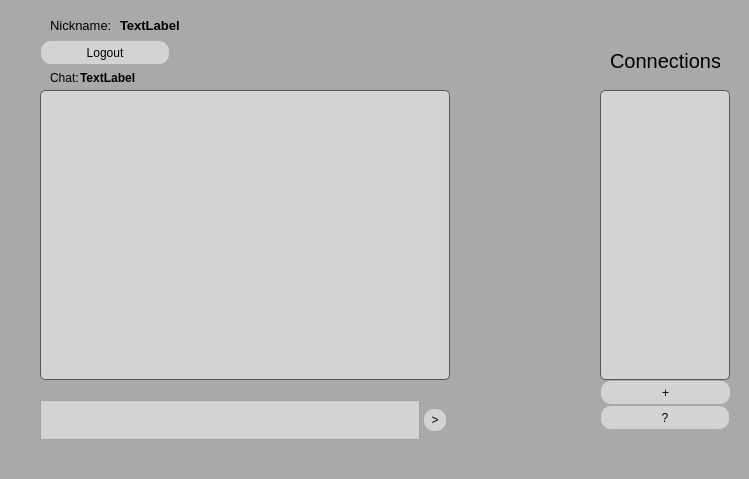
<?xml version="1.0" encoding="UTF-8"?>
<ui version="4.0">
 <class>MainWindow</class>
 <widget class="QMainWindow" name="MainWindow">
  <property name="geometry">
   <rect>
    <x>0</x>
    <y>0</y>
    <width>749</width>
    <height>479</height>
   </rect>
  </property>
  <property name="minimumSize">
   <size>
    <width>749</width>
    <height>479</height>
   </size>
  </property>
  <property name="maximumSize">
   <size>
    <width>749</width>
    <height>479</height>
   </size>
  </property>
  <property name="windowTitle">
   <string>Communicator</string>
  </property>
  <property name="styleSheet">
   <string notr="true">*{
	background-color: darkgrey;
}
.QPushButton {
  margin: 1px;
  background-color: lightgrey;
  display: inline-block;
  cursor: pointer;
  text-align: center;
  text-decoration: none;
  outline: none;
  border: none;
  border-radius: 10px;
}

.QPushButton:hover {
    border: 1px solid #595750;
}

.QPushButton:pressed {
  background-color: #303030;
  color: #d4d4d4;
}

.QListWidget{
	border-radius: 5px;
	border: 1px solid #595750;
	background-color: lightgrey;
}


QScrollBar:vertical {
	width: 1em;
}</string>
  </property>
  <widget class="QWidget" name="centralwidget">
   <widget class="QListWidget" name="connectionsList">
    <property name="geometry">
     <rect>
      <x>600</x>
      <y>90</y>
      <width>130</width>
      <height>290</height>
     </rect>
    </property>
    <property name="maximumSize">
     <size>
      <width>130</width>
      <height>361</height>
     </size>
    </property>
    <property name="styleSheet">
     <string notr="true">QListWidgetItem{
	color: red;
}</string>
    </property>
   </widget>
   <widget class="QPushButton" name="messageSendButton">
    <property name="geometry">
     <rect>
      <x>423</x>
      <y>408</y>
      <width>24</width>
      <height>24</height>
     </rect>
    </property>
    <property name="styleSheet">
     <string notr="true">text-align: center;
</string>
    </property>
    <property name="text">
     <string>&gt;</string>
    </property>
   </widget>
   <widget class="QLabel" name="label">
    <property name="geometry">
     <rect>
      <x>50</x>
      <y>10</y>
      <width>61</width>
      <height>31</height>
     </rect>
    </property>
    <property name="font">
     <font>
      <pointsize>10</pointsize>
     </font>
    </property>
    <property name="text">
     <string>Nickname: </string>
    </property>
   </widget>
   <widget class="QLabel" name="myNickname">
    <property name="geometry">
     <rect>
      <x>120</x>
      <y>10</y>
      <width>101</width>
      <height>31</height>
     </rect>
    </property>
    <property name="font">
     <font>
      <pointsize>10</pointsize>
      <weight>75</weight>
      <bold>true</bold>
     </font>
    </property>
    <property name="text">
     <string>TextLabel</string>
    </property>
   </widget>
   <widget class="QLabel" name="label_3">
    <property name="geometry">
     <rect>
      <x>610</x>
      <y>40</y>
      <width>110</width>
      <height>41</height>
     </rect>
    </property>
    <property name="font">
     <font>
      <pointsize>15</pointsize>
     </font>
    </property>
    <property name="text">
     <string>Connections</string>
    </property>
    <property name="textFormat">
     <enum>Qt::AutoText</enum>
    </property>
   </widget>
   <widget class="QPlainTextEdit" name="messageTextField">
    <property name="geometry">
     <rect>
      <x>40</x>
      <y>400</y>
      <width>380</width>
      <height>40</height>
     </rect>
    </property>
    <property name="styleSheet">
     <string notr="true">*{
	background-color: lightgrey;
}
</string>
    </property>
    <property name="horizontalScrollBarPolicy">
     <enum>Qt::ScrollBarAlwaysOff</enum>
    </property>
    <property name="plainText">
     <string/>
    </property>
    <property name="textInteractionFlags">
     <set>Qt::LinksAccessibleByMouse|Qt::TextEditable|Qt::TextEditorInteraction|Qt::TextSelectableByKeyboard|Qt::TextSelectableByMouse</set>
    </property>
    <property name="centerOnScroll">
     <bool>false</bool>
    </property>
   </widget>
   <widget class="QLabel" name="label_6">
    <property name="geometry">
     <rect>
      <x>50</x>
      <y>70</y>
      <width>30</width>
      <height>16</height>
     </rect>
    </property>
    <property name="text">
     <string>Chat: </string>
    </property>
   </widget>
   <widget class="QLabel" name="chatNickname">
    <property name="geometry">
     <rect>
      <x>80</x>
      <y>70</y>
      <width>100</width>
      <height>16</height>
     </rect>
    </property>
    <property name="font">
     <font>
      <weight>75</weight>
      <bold>true</bold>
     </font>
    </property>
    <property name="text">
     <string>TextLabel</string>
    </property>
   </widget>
   <widget class="QListWidget" name="chatList">
    <property name="geometry">
     <rect>
      <x>40</x>
      <y>90</y>
      <width>410</width>
      <height>290</height>
     </rect>
    </property>
    <property name="styleSheet">
     <string notr="true"/>
    </property>
    <property name="horizontalScrollBarPolicy">
     <enum>Qt::ScrollBarAlwaysOff</enum>
    </property>
    <property name="autoScroll">
     <bool>false</bool>
    </property>
    <property name="editTriggers">
     <set>QAbstractItemView::DoubleClicked</set>
    </property>
    <property name="selectionMode">
     <enum>QAbstractItemView::NoSelection</enum>
    </property>
    <property name="selectionBehavior">
     <enum>QAbstractItemView::SelectItems</enum>
    </property>
    <property name="textElideMode">
     <enum>Qt::ElideNone</enum>
    </property>
    <property name="verticalScrollMode">
     <enum>QAbstractItemView::ScrollPerPixel</enum>
    </property>
    <property name="movement">
     <enum>QListView::Snap</enum>
    </property>
    <property name="isWrapping" stdset="0">
     <bool>false</bool>
    </property>
    <property name="spacing">
     <number>0</number>
    </property>
    <property name="uniformItemSizes">
     <bool>false</bool>
    </property>
    <property name="wordWrap">
     <bool>true</bool>
    </property>
   </widget>
   <widget class="QPushButton" name="addConnectionButton">
    <property name="geometry">
     <rect>
      <x>600</x>
      <y>380</y>
      <width>131</width>
      <height>25</height>
     </rect>
    </property>
    <property name="text">
     <string>+</string>
    </property>
   </widget>
   <widget class="QPushButton" name="removeConnectionButton">
    <property name="geometry">
     <rect>
      <x>665</x>
      <y>380</y>
      <width>65</width>
      <height>25</height>
     </rect>
    </property>
    <property name="styleSheet">
     <string notr="true">*{
display: none;
}</string>
    </property>
    <property name="text">
     <string>-</string>
    </property>
   </widget>
   <widget class="QPushButton" name="connectionRequestsButton">
    <property name="geometry">
     <rect>
      <x>600</x>
      <y>405</y>
      <width>130</width>
      <height>25</height>
     </rect>
    </property>
    <property name="text">
     <string>?</string>
    </property>
   </widget>
   <widget class="QPushButton" name="logoutButton">
    <property name="geometry">
     <rect>
      <x>40</x>
      <y>40</y>
      <width>130</width>
      <height>25</height>
     </rect>
    </property>
    <property name="text">
     <string>Logout</string>
    </property>
   </widget>
   <zorder>removeConnectionButton</zorder>
   <zorder>connectionsList</zorder>
   <zorder>messageSendButton</zorder>
   <zorder>label</zorder>
   <zorder>myNickname</zorder>
   <zorder>label_3</zorder>
   <zorder>messageTextField</zorder>
   <zorder>label_6</zorder>
   <zorder>chatNickname</zorder>
   <zorder>chatList</zorder>
   <zorder>addConnectionButton</zorder>
   <zorder>connectionRequestsButton</zorder>
   <zorder>logoutButton</zorder>
  </widget>
 </widget>
 <resources/>
 <connections/>
</ui>
